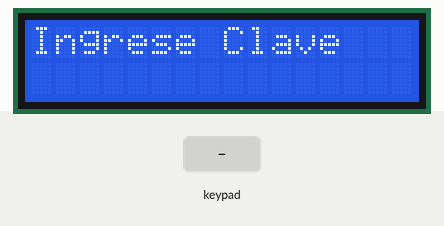
Recording of a sketch running on a simulated Arduino Mega 2560, built with avr-gcc and run on an emulated ATmega2560. On the bench: 16×2 character LCD. The inputs (shaded band) are chosen by the test bench.

Above: at 3.2 s.
3.3 s: keypad keys 3 9 4 1 4 3 4 5 pressed 0.4 s apart
At 7.2 s:
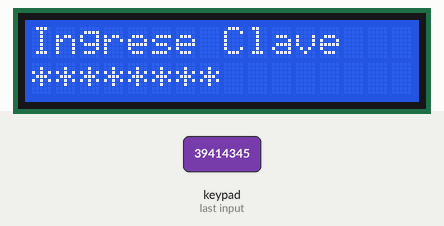
8.0 s: key '1' pressed
At 8.8 s:
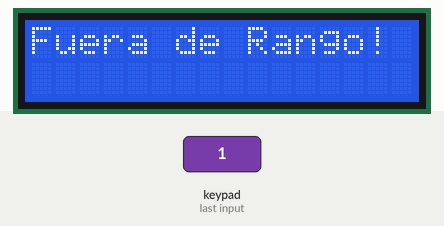
11.0 s: keypad keys 3 9 4 1 4 3 4 5 # pressed 0.4 s apart
At 14.9 s:
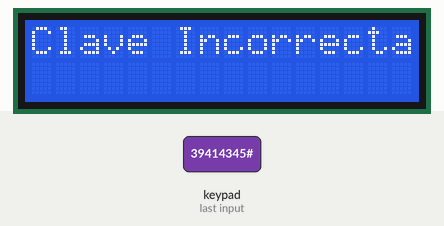
16.1 s: keypad keys 1 2 3 4 # pressed 0.4 s apart
At 18.5 s:
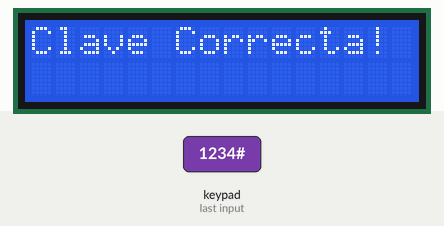
21.1 s: key '2' pressed
At 22.2 s:
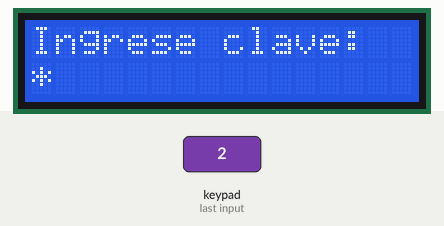
22.6 s: key '3' pressed
At 23.2 s:
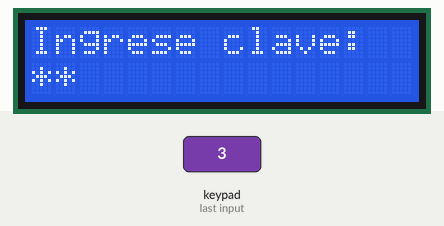
Timing chart, 0 to 25.1 s (numbered marks = the images above; inputs shaded):
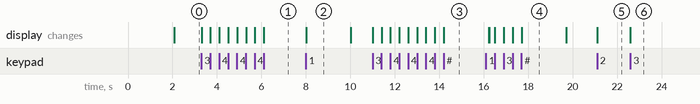

Measured:
- after the input at 3.3 s, the display: first changes at once (image 1 shows a later state)
- after the input at 8.0 s, the display: changes at once (image 2)
- after the input at 11.0 s, the display: first changes at once (image 3 shows a later state)
- after the input at 16.1 s, the display: first differs from a run without the input after 0.14 s (image 4 shows a later state)
- after the input at 21.1 s, the display: changes at once (image 5)
- after the input at 22.6 s, the display: changes at once (image 6)
- what the display in image 2 shows lasts 2.0 s, from 8.0 s to 10.0 s

The sketch:

clave_seguridad.ino
```cpp
// Incluir las bibliotecas necesarias:
#include <LiquidCrystal.h>
#include <Keypad.h>

// Definir el tamaño del teclado
const byte ROWS = 4;
const byte COLS = 4;

// Definir la disposición de las teclas en el teclado
char keys[ROWS][COLS] = {
    {'1', '2', '3', 'A'},
    {'4', '5', '6', 'B'},
    {'7', '8', '9', 'C'},
    {'*', '0', '#', 'D'}};

// Definir los pines del Arduino conectados a las filas y columnas del teclado
byte rowPins[ROWS] = {39, 41, 43, 45};
byte colPins[COLS] = {47, 49, 51, 53};

// Crear una instancia de Keypad con los parámetros anteriores
Keypad keypad = Keypad(makeKeymap(keys), rowPins, colPins, ROWS, COLS);

// Definir los pines del Arduino conectados a la pantalla LCD
const int rs = 12, en = 11, d4 = 5, d5 = 4, d6 = 3, d7 = 2;

// Crear una instancia de LiquidCrystal para la pantalla LCD
LiquidCrystal lcd(rs, en, d4, d5, d6, d7);

// Contraseña esperada: 1234
char password[8] = {'1', '2', '3', '4'};

// Contraseña ingresada por el usuario
char inputPassword[8];

// Índice actual para ingresar la contraseña
unsigned char idx = 0;

// Número de intentos de contraseña fallidos
int attempts = 0;

// Bandera para indicar si se han realizado tres intentos fallidos consecutivos
boolean threeAttempts = false;

// Definiciones de caracteres personalizados

byte heart[8] = {
    0b00000,
    0b01010,
    0b11111,
    0b11111,
    0b11111,
    0b01110,
    0b00100,
    0b00000};

byte smiley[8] = {
    0b00100,
    0b01110,
    0b01110,
    0b01110,
    0b11111,
    0b00000,
    0b00100,
    0b00000};

byte frownie[8] = {
    0b00000,
    0b00000,
    0b01010,
    0b00000,
    0b00000,
    0b00000,
    0b01110,
    0b10001};

byte armsDown[8] = {
    0b00100,
    0b01010,
    0b00100,
    0b00100,
    0b01110,
    0b10101,
    0b00100,
    0b01010};

byte armsUp[8] = {
    0b00100,
    0b01010,
    0b00100,
    0b10101,
    0b01110,
    0b00100,
    0b00100,
    0b01010};

/**
 * Inicializa el LCD, crea caracteres personalizados, muestra un mensaje de bienvenida
 y establece la posición inicial del cursor para ingresar la clave.
 */
void setup()
{
    lcd.begin(16, 2);
    lcd.createChar(0, heart);
    lcd.createChar(1, smiley);
    lcd.createChar(2, frownie);
    lcd.createChar(3, armsDown);
    lcd.createChar(4, armsUp);

    lcd.setCursor(0, 0);

    lcd.print("I ");
    lcd.write(byte(0));
    lcd.print(" Arduino! ");
    lcd.write((byte)1);
    delay(2000);
    lcd.clear();
    lcd.setCursor(0, 0);
    lcd.print("Ingrese Clave");
    lcd.setCursor(0, 1);
}

/**
 * Lee las teclas presionadas en el teclado numérico, verifica si se ha ingresado
 una clave correcta, imprime mensajes en el LCD y realiza acciones correspondientes
 en función de las teclas presionadas. Bloquea el sistema si hay más de 3 intentos fallidos.
 */
void loop()
{
    char key = keypad.getKey();
    if (attempts >= 3)
    {
        lcd.clear();
        lcd.print("Siste. Bloqueado");
        exit(0);
    }
    if (key)
    {
        if (key == '#')
        {
            if (isPasswordCorrect())
            {
                print("Clave Correcta!");
                attempts = 0;
                return;
            }
            print("Clave Incorrecta!");
            attempts++;
            return;
        }
        if (idx >= 8)
        {
            print("Fuera de Rango!");
            return;
        }
        inputPassword[idx] = key;
        lcd.print('*');
        idx++;
        (idx >= 8) ? idx : 0;
    }
}

/**
 * Imprime un mensaje en el LCD y restablece los valores.
 *
 * @param Message El mensaje a imprimir en el LCD.
 */
void print(String Message)
{
    lcd.clear();
    lcd.print(Message);
    delay(2000);
    lcd.clear();
    reset();
}

/**
 * Verifica si la contraseña ingresada es correcta.
 *
 * @return true si la contraseña es correcta, false de lo contrario.
 */
bool isPasswordCorrect()
{
    return strcmp(inputPassword, password) == 0;
}

/**
 * Restablece los valores y muestra un mensaje en el LCD.
 */
void reset()
{
    memset(inputPassword, 0, sizeof(inputPassword));
    idx = 0;
    lcd.setCursor(0, 0);
    lcd.print("Ingrese clave:");
    lcd.setCursor(0, 1);
}
```
